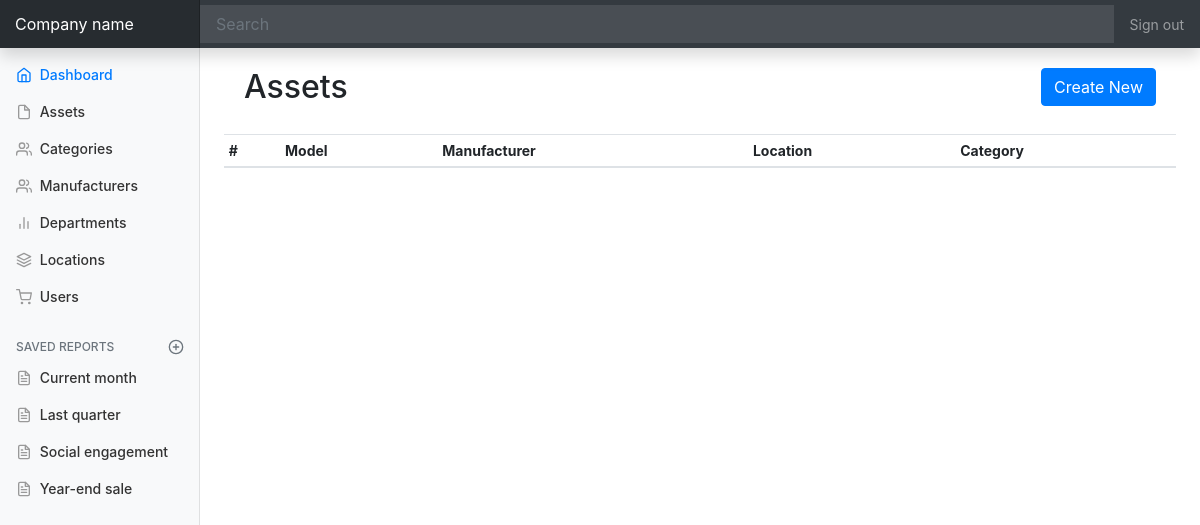
The app's page /assets, older data.
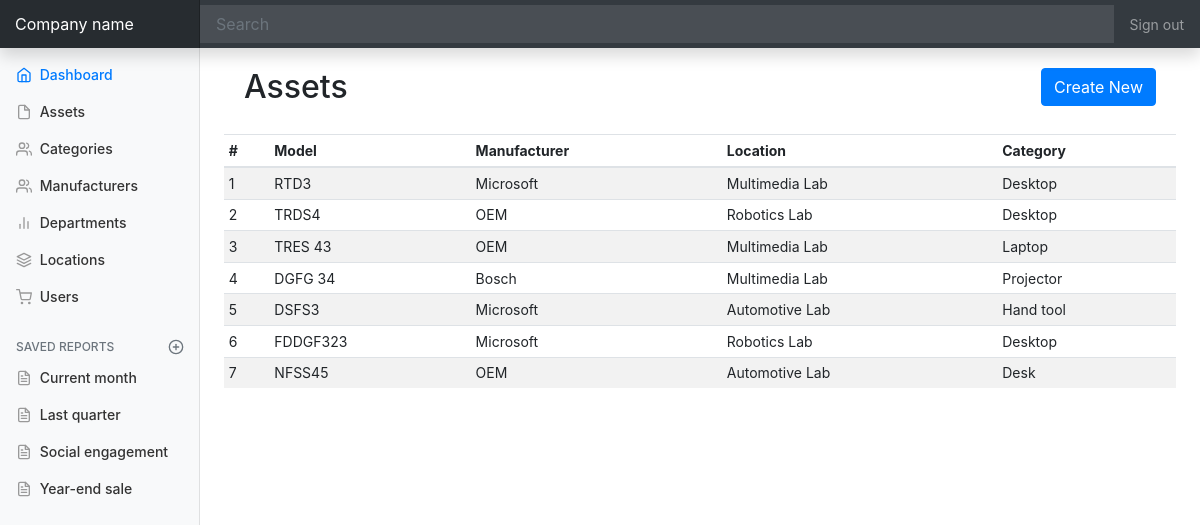
The same page, newer data.
### app/models.py (models this page shows, shortened)
class Asset(db.Model):
	id = db.Column(db.Integer, primary_key=True)
	model = db.Column(db.String(64), index=True, unique=False)
	manufacturer_id = db.Column(db.Integer, db.ForeignKey('manufacturer.id'))
	location_id = db.Column(db.Integer, db.ForeignKey('location.id'))
	category_id = db.Column(db.Integer, db.ForeignKey('category.id'))

class Manufacturer(db.Model):
	id = db.Column(db.Integer, primary_key=True)
	name = db.Column(db.String(64), unique=True)
	assets = db.relationship('Asset', backref="manufacturer")

class Location(db.Model):
	id = db.Column(db.Integer, primary_key=True)
	name = db.Column(db.String(64))
	department_id = db.Column(db.Integer, db.ForeignKey('department.id'))
	assets = db.relationship('Asset', backref="location")

class Category(db.Model):
	id = db.Column(db.Integer, primary_key=True)
	name = db.Column(db.String(64), unique=True)
	assets = db.relationship('Asset', backref="category")

### app/routes.py (the view)
@app.route('/assets')
def assets():
	assets = Asset.query.all()
	return render_template('assets.html', title='Assets', assets=assets)

### app/templates/assets.html
{% extends "base.html" %}
{% block content %}
<section style="padding: 20px;">
  <h2 style="display:inline-flex;">Assets</h2>
  <a class="btn btn-primary float-right" href="assets/create">Create New</a>
</section>
<div class="table-responsive">
  <table class="table table-striped table-sm">
    <thead>
      <tr>
        <th>#</th>
        <th>Model</th>
        <th>Manufacturer</th>
        <th>Location</th>
        <th>Category</th>
      </tr>
    </thead>
    <tbody>
      {% for asset in assets %}
      <tr>
        <td>{{ asset.id }}</td>
        <td>{{ asset.model }}</td>
        <td>{{ asset.manufacturer.name }}</td>
        <td>{{ asset.location.name }}</td>
        <td>{{ asset.category.name }}</td>
      </tr>
      {% endfor %}
    </tbody>
  </table>
</div>
{% endblock %}

Row changes from the older to the newer data that the page shows:
added Asset: id "1", model "RTD3", manufacturer.name "Microsoft", location.name "Multimedia Lab", category.name "Desktop"
added Asset: id "2", model "TRDS4", manufacturer.name "OEM", location.name "Robotics Lab", category.name "Desktop"
added Asset: id "3", model "TRES 43", manufacturer.name "OEM", location.name "Multimedia Lab", category.name "Laptop"
added Asset: id "4", model "DGFG 34", manufacturer.name "Bosch", location.name "Multimedia Lab", category.name "Projector"
added Asset: id "5", model "DSFS3", manufacturer.name "Microsoft", location.name "Automotive Lab", category.name "Hand tool"
added Asset: id "6", model "FDDGF323", manufacturer.name "Microsoft", location.name "Robotics Lab", category.name "Desktop"
added Asset: id "7", model "NFSS45", manufacturer.name "OEM", location.name "Automotive Lab", category.name "Desk"
